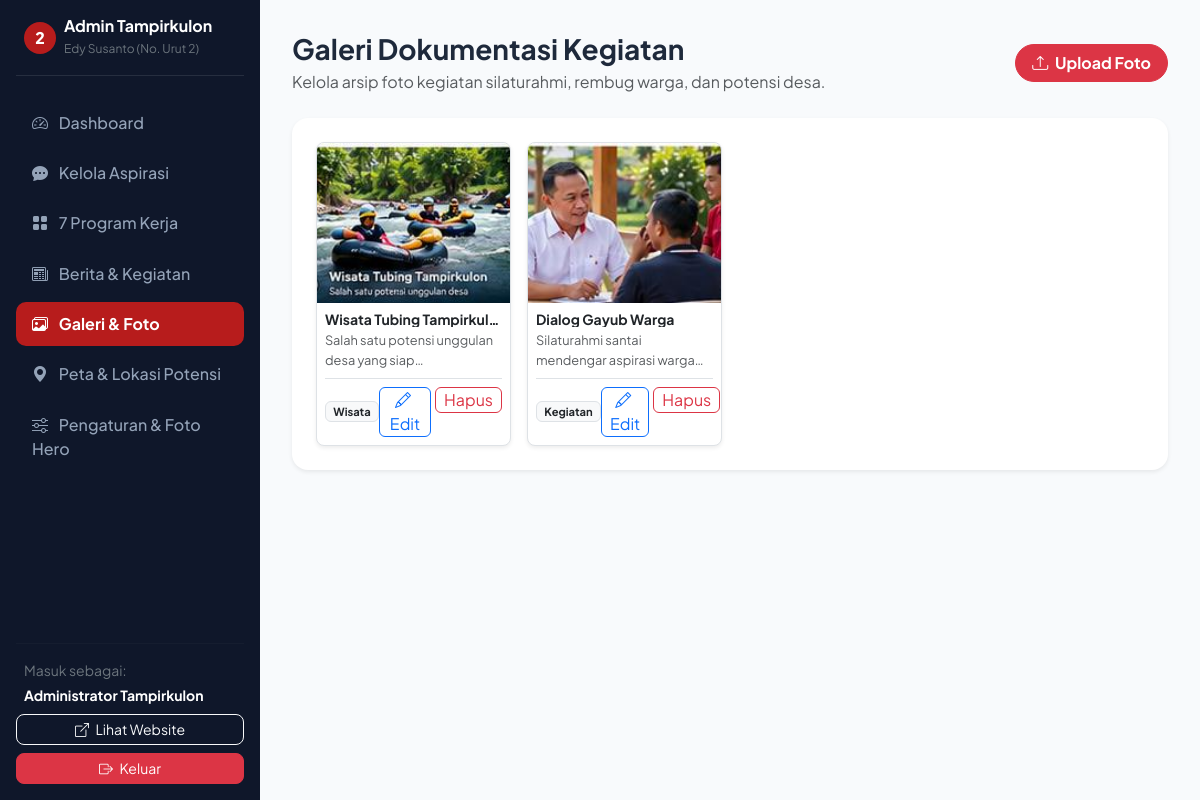
The page /admin/data_galeri.php (signed in) on the database its author committed.
### tables this page shows
CREATE TABLE IF NOT EXISTS `galeri` (
  `id` INT AUTO_INCREMENT PRIMARY KEY,
  `judul` VARCHAR(200) NOT NULL,
  `deskripsi` TEXT DEFAULT NULL,
  `foto` VARCHAR(255) NOT NULL,
  `kategori` VARCHAR(60) DEFAULT 'Dokumentasi',
  `jumlah_foto` VARCHAR(50) DEFAULT NULL,
  `created_at` TIMESTAMP DEFAULT CURRENT_TIMESTAMP
);

### includes/functions.php (called while the page is built, shortened)
<?php
function e($string) {
    return htmlspecialchars((string)$string, ENT_QUOTES, 'UTF-8');
}

### admin/data_galeri.php (the view, shortened to what this page needs)
<?php
require_once __DIR__ . '/../includes/functions.php';
$galeri = $pdo->query("SELECT * FROM galeri ORDER BY created_at DESC")->fetchAll();
require_once __DIR__ . '/header_admin.php';
?>
<div class="d-flex justify-content-between align-items-center mb-4">
  <div>
    <h3 class="fw-bold mb-1">Galeri Dokumentasi Kegiatan</h3>
    <p class="text-muted mb-0">Kelola arsip foto kegiatan silaturahmi, rembug warga, dan potensi desa.</p>
  </div>
  <button class="btn btn-danger rounded-pill px-3 fw-bold" data-bs-toggle="modal" data-bs-target="#modalTambahFoto">
    <i class="bi bi-upload me-1"></i> Upload Foto
  </button>
</div>
<div class="card border-0 shadow-sm rounded-4 p-4 bg-white">
  <div class="row g-3">
    <?php if (empty($galeri)): ?>
      <div class="col-12 text-center py-5 text-muted">
        <i class="bi bi-images fs-1 d-block mb-2 text-secondary"></i>
        Belum ada foto galeri yang diunggah.
      </div>
    <?php else: ?>
      <?php foreach ($galeri as $item): ?>
      <div class="col-sm-6 col-md-4 col-lg-3">
        <div class="card border rounded-3 overflow-hidden h-100 shadow-sm d-flex flex-column">
          <img src="../<?= e($item['foto']) ?>" alt="<?= e($item['judul']) ?>" style="height: 160px; object-fit: cover;" class="w-100">
          <div class="p-2 d-flex flex-column flex-grow-1">
            <div class="d-flex justify-content-between align-items-start mb-1">
              <h6 class="fw-bold small mb-0 text-truncate" title="<?= e($item['judul']) ?>"><?= e($item['judul']) ?></h6>
            </div>
            <small class="text-muted mb-2 flex-grow-1" style="font-size: 0.8rem; display: -webkit-box; -webkit-line-clamp: 2; -webkit-box-orient: vertical; overflow: hidden;"><?= e($item['deskripsi'] ?? '-') ?></small>
            <div class="d-flex justify-content-between align-items-center pt-2 border-top mt-auto">
              <span class="badge bg-light text-dark border" style="font-size: 0.7rem;"><?= e($item['kategori'] ?? 'Dokumentasi') ?></span>
              <div class="d-flex gap-1">
                <button type="button" class="btn btn-xs btn-outline-primary py-0 px-2 btn-edit-galeri"
                  data-id="<?= $item['id'] ?>"
                  data-judul="<?= htmlspecialchars($item['judul'], ENT_QUOTES) ?>"
                  data-deskripsi="<?= htmlspecialchars($item['deskripsi'] ?? '', ENT_QUOTES) ?>"
                  data-kategori="<?= htmlspecialchars($item['kategori'] ?? 'Dokumentasi', ENT_QUOTES) ?>"
                  data-jumlah_foto="<?= htmlspecialchars($item['jumlah_foto'] ?? '1 foto', ENT_QUOTES) ?>"
                  data-foto="../<?= e($item['foto']) ?>">
                  <i class="bi bi-pencil me-1"></i>Edit
                </button>
                <form action="data_galeri.php" method="POST" onsubmit="return confirm('Hapus foto ini?');" class="d-inline mb-0">
                  <button type="submit" class="btn btn-xs btn-outline-danger py-0 px-2">Hapus</button>
                </form>
              </div>
            </div>
          </div>
        </div>
      </div>
      <?php endforeach; ?>
    <?php endif; ?>
  </div>
</div>
<?php require_once __DIR__ . '/footer_admin.php'; ?>

### admin/header_admin.php (style rules this page uses)
body { font-family: 'Plus Jakarta Sans', sans-serif; background-color: #f8fafc; color: #1e293b; }

### rows shown on the page
galeri: foto (picture), judul "Wisata Tubing Tampirkul…", deskripsi "Salah satu potensi unggulan desa yang…", kategori "Wisata"
galeri: foto (picture), judul "Dialog Gayub Warga", deskripsi "Silaturahmi santai mendengar aspirasi…", kategori "Kegiatan"

### other values the page prints
$_SESSION['admin_nama'] "Administrator Tampirkulon"
